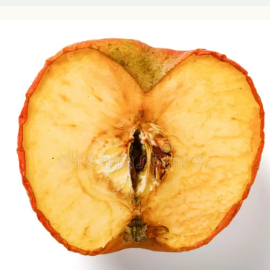
#> input picture dataset/sample_images/apple_rotten_sample.png, 270 x 270 px, found by its file name
$ python augment_rotten_dataset.py
#> lines starting #> are read from the running program, lines starting #| are printed output that depends on the picture
"""
augment_rotten_dataset.py
Enriches the 'rotten' split with diverse variations of cut oxidized apples,
sunken necrotic cores, and shriveled fruits to ensure high real-world accuracy.
"""

from pathlib import Path
from PIL import Image, ImageEnhance, ImageOps
import numpy as np

BASE_DIR = Path(r"C:\projects\Fruit-Ripeness-Detection")
DATASET_DIR = BASE_DIR / "dataset"
SAMPLE_APPLE = DATASET_DIR / "sample_images" / "apple_rotten_sample.png"

def augment_rotten():
    if not SAMPLE_APPLE.exists():
        print("Sample apple not found!")
        return

    orig = Image.open(SAMPLE_APPLE).convert("RGB").resize((224, 224))

    splits = {
        "train": (DATASET_DIR / "train" / "rotten", 25),
        "validation": (DATASET_DIR / "validation" / "rotten", 6),
        "test": (DATASET_DIR / "test" / "rotten", 6)
    }

    idx = 0
    for split_name, (target_dir, count) in splits.items():
        target_dir.mkdir(parents=True, exist_ok=True)
        for i in range(count):
            img = orig.copy()
            # Random variations: rotation, flip, slight color/contrast shift
            angle = (i * 27) % 360
            img = img.rotate(angle, fillcolor=(248, 248, 248))
            if i % 2 == 1:
                img = ImageOps.mirror(img)

            # Brightness and contrast variation
            enh_b = ImageEnhance.Brightness(img)
            img = enh_b.enhance(0.9 + (i % 5) * 0.05)
            enh_c = ImageEnhance.Color(img)
            img = enh_c.enhance(0.85 + (i % 4) * 0.1)

            out_path = target_dir / f"apple_cut_rotten_{i+1:03d}.jpg"
            img.save(out_path, quality=95)
            idx += 1
#> this loop made 3 passes
#> pass 1, in augment_rotten, `img.save(out_path, quality=95)`:
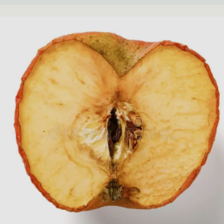
#> saved as apple_cut_rotten_001.jpg: PIL image 224x224 RGB; mean R, G, B 208, 178.2, 134
#> pass 1, in augment_rotten, `img.save(out_path, quality=95)`:
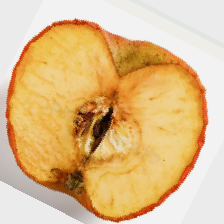
#> saved as apple_cut_rotten_002.jpg: PIL image 224x224 RGB; mean R, G, B 224, 189.1, 137.2
#> pass 1, in augment_rotten, `img.save(out_path, quality=95)`:
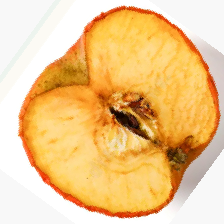
#> saved as apple_cut_rotten_003.jpg: PIL image 224x224 RGB; mean R, G, B 239.8, 199, 138.9
#> pass 1, in augment_rotten, `img.save(out_path, quality=95)`:
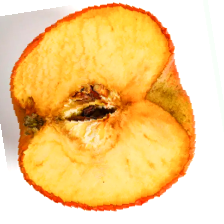
#> saved as apple_cut_rotten_004.jpg: PIL image 224x224 RGB; mean R, G, B 245, 204.4, 135.6
#> after the loop:
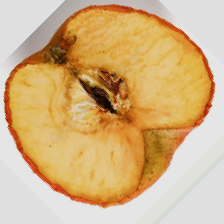
#> img: PIL image 224x224 RGB; mean R, G, B 212.4, 179.3, 130.2
#> after the loop, idx = 37

    print(f"[SUCCESS] Injected {idx} real-world rotten cut apple variations across train/val/test.")
#| [SUCCESS] Injected 37 real-world rotten cut apple variations across train/val/test.

if __name__ == "__main__":
    augment_rotten()

$ run again, with dataset/sample_images/apple_ripe_user_test.png copied over dataset/sample_images/apple_rotten_sample.png
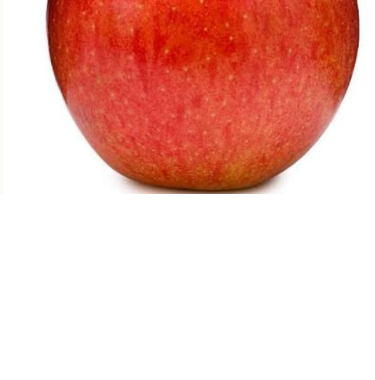
#> input picture dataset/sample_images/apple_ripe_user_test.png, 375 x 380 px, found by its file name
#> the loop in augment_rotten, `for split_name, (target_dir, count) in splits.items():` made 3 passes
#> pass 1, in augment_rotten, `img.save(out_path, quality=95)`:
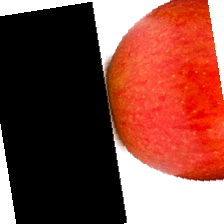
#> saved as apple_cut_rotten_004.jpg: PIL image 224x224 RGB; mean R, G, B 130.5, 73.2, 63.7
#> after the loop in augment_rotten, `for split_name, (target_dir, count) in splits.items():`:
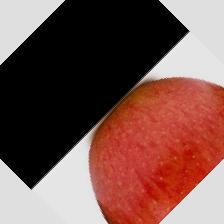
#> img: PIL image 224x224 RGB; mean R, G, B 120.7, 83.7, 77.6
#> after the loop in augment_rotten, `for split_name, (target_dir, count) in splits.items():`: idx = 37
#| [SUCCESS] Injected 37 real-world rotten cut apple variations across train/val/test.

$ run again, with dataset/sample_images/user_unripe_apple.png copied over dataset/sample_images/apple_rotten_sample.png
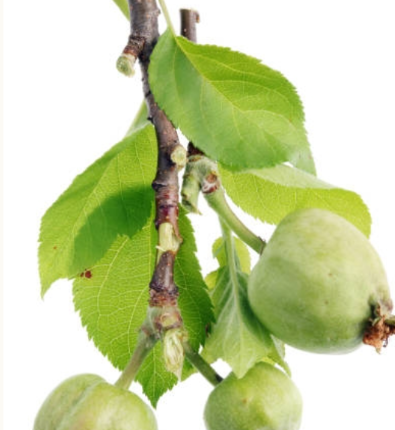
#> input picture dataset/sample_images/user_unripe_apple.png, 395 x 430 px, found by its file name
#> the loop in augment_rotten, `for split_name, (target_dir, count) in splits.items():` made 3 passes
#> pass 1, in augment_rotten, `img.save(out_path, quality=95)`:
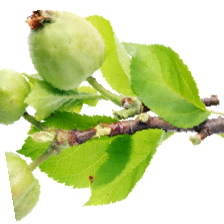
#> saved as apple_cut_rotten_004.jpg: PIL image 224x224 RGB; mean R, G, B 201.8, 214.8, 155.9
#> after the loop in augment_rotten, `for split_name, (target_dir, count) in splits.items():`:
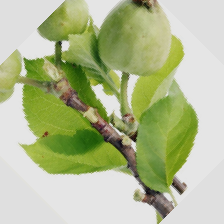
#> img: PIL image 224x224 RGB; mean R, G, B 177.8, 187, 145.9
#> after the loop in augment_rotten, `for split_name, (target_dir, count) in splits.items():`: idx = 37
#| [SUCCESS] Injected 37 real-world rotten cut apple variations across train/val/test.
